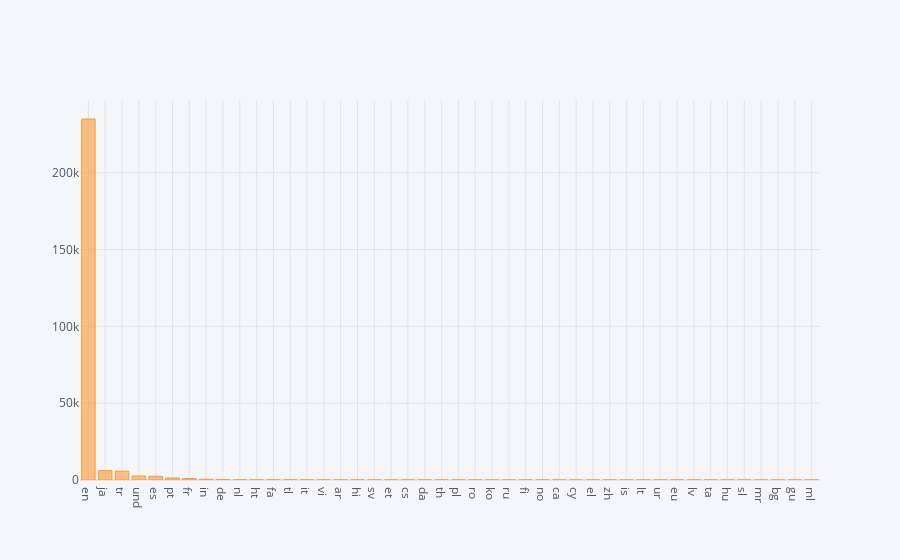

Source (notebook cell):
### Code cell
df['lang'].value_counts().iplot(kind='bar')

### Figure 1 — Plotly figure (JSON) as saved in the notebook; plotly's stock layout.template omitted (floating-point values rounded to 4 significant figures)
{"data": [{"marker": {"color": "rgba(255, 153, 51, 0.6)", "line": {"color": "rgba(255, 153, 51, 1.0)", "width": 1}}, "name": "lang", "orientation": "v", "text": "", "type": "bar", "x": ["en", "ja", "tr", "und", "es", "pt", "fr", "in", "de", "nl", "ht", "fa", "tl", "it", "vi", "ar", "hi", "sv", "et", "cs", "da", "th", "pl", "ro", "ko", "ru", "fi", "no", "ca", "cy", "el", "zh", "is", "lt", "ur", "eu", "lv", "ta", "hu", "sl", "mr", "bg", "gu", "ml"], "y": [234987, 6099, 5756, 2616, 2458, 1334, 955, 471, 313, 169, 147, 144, 130, 95, 67, 67, 59, 58, 51, 49, 43, 37, 32, 32, 31, 30, 29, 27, 24, 24, 21, 18, 17, 13, 7, 7, 6, 5, 5, 5, 2, 2, 1, 1]}], "layout": {"legend": {"bgcolor": "#F5F6F9", "font": {"color": "#4D5663"}}, "paper_bgcolor": "#F5F6F9", "plot_bgcolor": "#F5F6F9", "title": {"font": {"color": "#4D5663"}}, "xaxis": {"gridcolor": "#E1E5ED", "showgrid": true, "tickfont": {"color": "#4D5663"}, "title": {"font": {"color": "#4D5663"}, "text": ""}, "zerolinecolor": "#E1E5ED"}, "yaxis": {"gridcolor": "#E1E5ED", "showgrid": true, "tickfont": {"color": "#4D5663"}, "title": {"font": {"color": "#4D5663"}, "text": ""}, "zerolinecolor": "#E1E5ED"}}}
